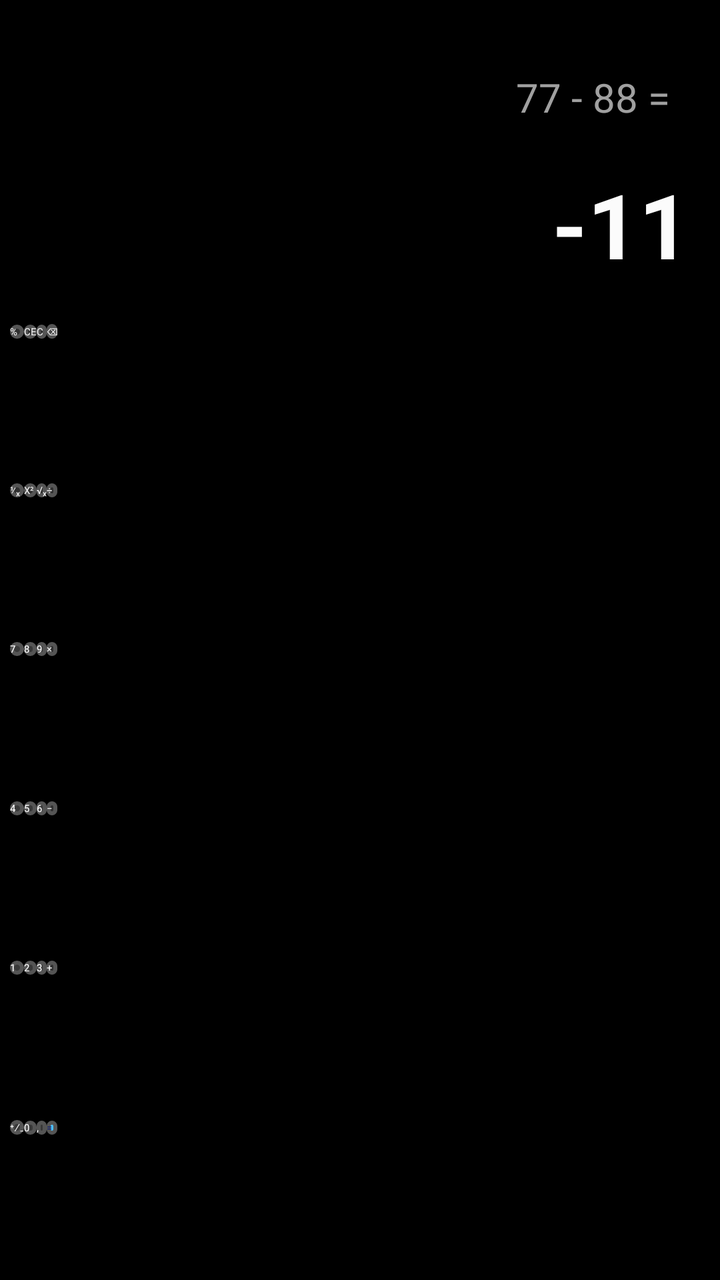
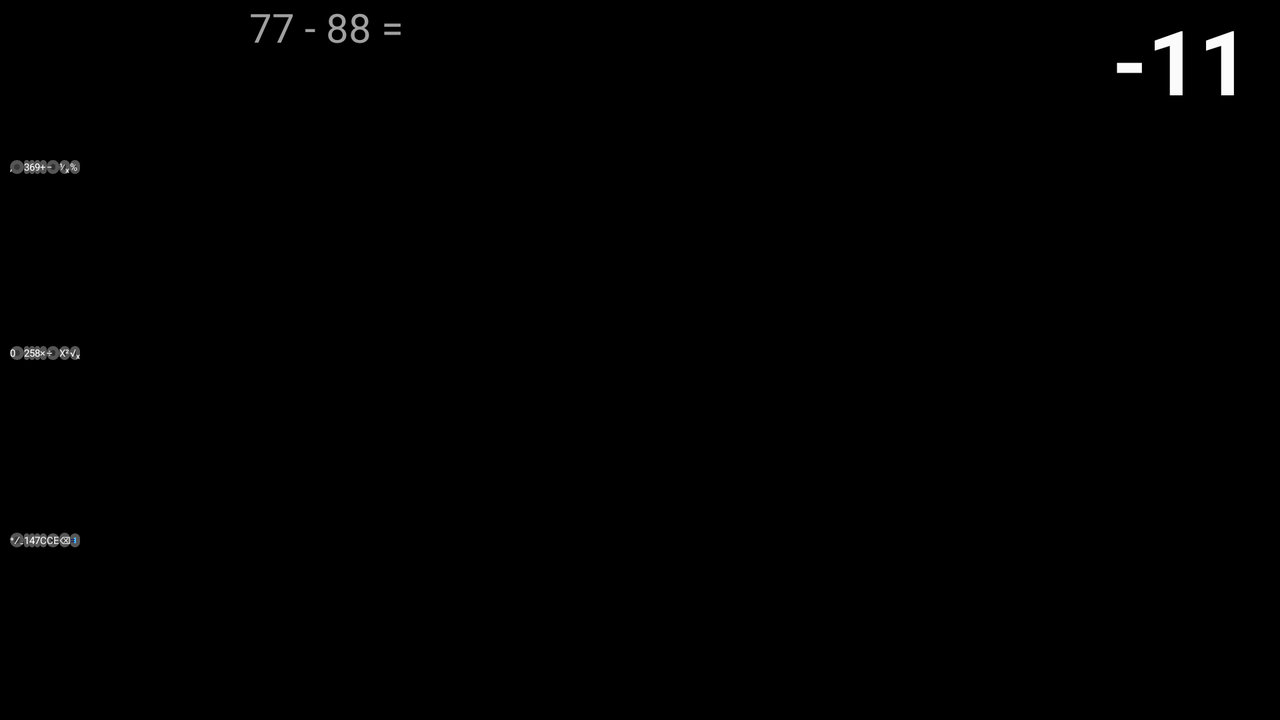

One screen, two layout resources from the same app: the default and the repository's alternative for another configuration. Each is rendered where Android would select it; the XML of both is given below.
<!-- AndroidManifest.xml: application theme Theme.FirstApp -->
<!-- res/layout/activity_calc.xml -->
<?xml version="1.0" encoding="utf-8"?>
<LinearLayout
xmlns:android="http://schemas.android.com/apk/res/android"
xmlns:app="http://schemas.android.com/apk/res-auto"
xmlns:tools="http://schemas.android.com/tools"
android:layout_width="match_parent"
android:layout_height="match_parent"
tools:context=".CalcActivity"
android:orientation="vertical"
android:background="@color/black">

    <TextView
        android:id="@+id/tvHistory"
        android:layout_width="match_parent"
        android:layout_height="wrap_content"
        android:gravity="end"
        android:layout_marginEnd="20dp"
        android:layout_marginTop="35dp"
        android:textSize="20sp"
        tools:text="77 - 88 = "
        android:textColor="@color/calc_history_text"/>

    <TextView
        android:id="@+id/tvResult"
        android:layout_width="match_parent"
        android:layout_height="wrap_content"
        android:gravity="end"
        android:layout_marginEnd="15dp"
        android:layout_marginTop="20dp"
        android:textSize="45sp"
        android:textStyle="bold"
        tools:text="-11"
        android:textColor="@color/calc_result_text"/>

    <TableLayout
        android:layout_width="match_parent"
        android:layout_height="match_parent"
        android:layout_marginHorizontal="5dp"
        android:layout_marginTop="20dp">

        <TableRow
            android:layout_width="match_parent"
            android:layout_height="match_parent"
            android:layout_weight="1">

            <Button
                android:id="@+id/btnPercent"
                style="@style/ButtonOperation"
                android:text="@string/btn_percent_text"/>
            <Button
                android:id="@+id/btnCE"
                style="@style/ButtonOperation"
                android:text="@string/btn_CE_text"/>
            <Button
                android:id="@+id/btnC"
                style="@style/ButtonOperation"
                android:text="@string/btn_C_text"/>
            <Button
                android:id="@+id/btnBackspace"
                style="@style/ButtonOperation"
                android:text="@string/btn_Backspace_text"/>
        </TableRow>

        <TableRow
            android:layout_width="match_parent"
            android:layout_height="match_parent"
            android:layout_weight="1">
            <Button
                android:id="@+id/btnDivideByOne"
                style="@style/ButtonOperation"
                android:text="@string/btn_divideByOne_text" />
            <Button
                android:id="@+id/btnSquare"
                style="@style/ButtonOperation"
                android:text="@string/btn_square_text"/>
            <Button
                android:id="@+id/btnSqrt"
                style="@style/ButtonOperation"
                android:text="@string/btn_sqrt_text"/>
            <Button
                android:id="@+id/btnDivide"
                style="@style/ButtonOperation"
                android:text="@string/btn_divide_text"/>
        </TableRow>

        <TableRow
            android:layout_width="match_parent"
            android:layout_height="match_parent"
            android:layout_weight="1">
            <Button
                android:id="@+id/btn7"
                style="@style/ButtonDigit"
                android:text="@string/btn_7_text"/>
            <Button
                android:id="@+id/btn8"
                style="@style/ButtonDigit"
                android:text="@string/btn_8_text"/>
            <Button
                android:id="@+id/btn9"
                style="@style/ButtonDigit"
                android:text="@string/btn_9_text"/>
            <Button
                android:id="@+id/btnMultiply"
                style="@style/ButtonOperation"
                android:text="@string/btn_multiply_text"/>
        </TableRow>

        <TableRow
            android:layout_width="match_parent"
            android:layout_height="match_parent"
            android:layout_weight="1">
            <Button
                android:id="@+id/btn4"
                style="@style/ButtonDigit"
                android:text="@string/btn_4_text"/>
            <Button
                android:id="@+id/btn5"
                style="@style/ButtonDigit"
                android:text="@string/btn_5_text"/>
            <Button
                android:id="@+id/btn6"
                style="@style/ButtonDigit"
                android:text="@string/btn_6_text"/>
            <Button
                android:id="@+id/btnMinus"
                style="@style/ButtonOperation"
                android:text="@string/btn_minus_text"/>
        </TableRow>

        <TableRow
            android:layout_width="match_parent"
            android:layout_height="match_parent"
            android:layout_weight="1">
            <Button
                android:id="@+id/btn1"
                style="@style/ButtonDigit"
                android:text="@string/btn_1_text"/>
            <Button
                android:id="@+id/btn2"
                style="@style/ButtonDigit"
                android:text="@string/btn_2_text"/>
            <Button
                android:id="@+id/btn3"
                style="@style/ButtonDigit"
                android:text="@string/btn_3_text"/>
            <Button
                android:id="@+id/btnPlus"
                style="@style/ButtonOperation"
                android:text="@string/btn_plus_text"/>
        </TableRow>

        <TableRow
            android:layout_width="match_parent"
            android:layout_height="match_parent"
            android:layout_weight="1">
            <Button
                android:id="@+id/btnNegate"
                style="@style/ButtonDigit"
                android:text="@string/btn_negate_text"/>
            <Button
                android:id="@+id/btn0"
                style="@style/ButtonDigit"
                android:text="@string/btn_0_text"/>
            <Button
                android:id="@+id/btnComa"
                style="@style/ButtonDigit"
                android:text="@string/btn_coma_text"/>

            <Button
                android:id="@+id/btnEqual"
                style="@style/ButtonEqual"
                android:text="@string/btn_equal_text"/>
        </TableRow>
    </TableLayout>
</LinearLayout>
<!-- resources referenced by this layout -->
<resources>
  <color name="black">#FF000000</color>
  <color name="calc_history_text">#A0A0A0</color>
  <color name="calc_result_text">#FBFBFB</color>
  <string name="btn_0_text">0</string>
  <string name="btn_1_text">1</string>
  <string name="btn_2_text">2</string>
  <string name="btn_3_text">3</string>
  <string name="btn_4_text">4</string>
  <string name="btn_5_text">5</string>
  <string name="btn_6_text">6</string>
  <string name="btn_7_text">7</string>
  <string name="btn_8_text">8</string>
  <string name="btn_9_text">9</string>
  <string name="btn_Backspace_text">\u232B</string>
  <string name="btn_CE_text">CE</string>
  <string name="btn_C_text">C</string>
  <string name="btn_coma_text">,</string>
  <string name="btn_divideByOne_text">\u215F\u2093</string>
  <string name="btn_divide_text">\u00F7</string>
  <string name="btn_equal_text">=</string>
  <string name="btn_minus_text">@string/minus_sign</string>
  <string name="btn_multiply_text">\u00D7</string>
  <string name="btn_negate_text">\u207A\u2215\u208B</string>
  <string name="btn_percent_text">%</string>
  <string name="btn_plus_text">\u002B</string>
  <string name="btn_sqrt_text">\u221A\u2093</string>
  <string name="btn_square_text">X\u00B2</string>
  <style name="ButtonDigit" parent="ButtonBase">
          <item name="android:background">@drawable/calc_digit_shape</item>
          <item name="android:textColor">@color/calc_digit_text</item>
      </style>
  <style name="ButtonEqual" parent="ButtonBase">
          <item name="android:background">@drawable/calc_equal_shape</item>
          <item name="android:textColor">@color/calc_equal_text</item>
      </style>
  <style name="ButtonOperation" parent="ButtonBase">
          <item name="android:background">@drawable/calc_btn_shape</item>
          <item name="android:textColor">@color/calc_btn_text</item>
      </style>
  <style name="ButtonBase" parent="TextAppearance.AppCompat">
          <item name="android:background">@drawable/calc_btn_shape</item>
          <item name="android:layout_weight">1</item>
          <item name="android:layout_width">0dp</item>
          <item name="android:layout_margin">4dp</item>
          <item name="android:layout_height">match_parent</item>
          <item name="android:textSize">24sp</item>
          <item name="android:textColor">@color/calc_btn_text</item>
          <item name="backgroundTint">@null</item>
      </style>
  <!-- drawable calc_digit_shape (drawable) -->
  <?xml version="1.0" encoding="utf-8"?>
  <shape xmlns:android="http://schemas.android.com/apk/res/android"
      android:shape="rectangle">
  
      <corners
          android:radius="10dp"/>
      <stroke
          android:width="2dp"
          android:color="@color/calc_btn_stroke"/>
      <solid
          android:color="@color/calc_btn_digit"/>
  </shape>
  <color name="calc_digit_text">#FFFEFEFE</color>
  <!-- drawable calc_equal_shape (drawable) -->
  <?xml version="1.0" encoding="utf-8"?>
  <shape xmlns:android="http://schemas.android.com/apk/res/android"
      android:shape="rectangle">
  
      <corners
          android:radius="10dp"/>
      <stroke
          android:width="2dp"
          android:color="@color/calc_btn_stroke"/>
      <solid
          android:color="@color/calc_btn_equal"/>
  </shape>
  <color name="calc_equal_text">#091977</color>
  <!-- drawable calc_btn_shape (drawable) -->
  <?xml version="1.0" encoding="utf-8"?>
  <shape xmlns:android="http://schemas.android.com/apk/res/android"
      android:shape="rectangle">
  
      <corners
          android:radius="10dp"/>
      <stroke
          android:width="2dp"
          android:color="@color/calc_btn_stroke"/>
      <solid
          android:color="@color/calc_btn_operation"/>
  </shape>
  <color name="calc_btn_text">#FFF0F0F0</color>
  <color name="calc_btn_stroke">#FF555555</color>
  <color name="calc_btn_digit">#383838</color>
  <color name="calc_btn_equal">#4CC1FE</color>
  <color name="calc_btn_operation">#2F2F2F</color>
</resources>
<!-- res/layout-land/activity_calc.xml (the repository's variant of the layout above) -->
<!-- drawn on the phone turned sideways -->
<?xml version="1.0" encoding="utf-8"?>
<LinearLayout
xmlns:android="http://schemas.android.com/apk/res/android"
xmlns:app="http://schemas.android.com/apk/res-auto"
xmlns:tools="http://schemas.android.com/tools"
android:layout_width="match_parent"
android:layout_height="match_parent"
tools:context=".CalcActivity"
android:orientation="vertical"
android:background="@color/black">

    <LinearLayout
        android:layout_width="match_parent"
        android:layout_height="wrap_content"
        android:orientation="horizontal">

        <TextView
            android:id="@+id/tvHistory"
            android:layout_width="0dp"
            android:layout_height="wrap_content"
            android:layout_gravity="clip_vertical"
            android:layout_marginTop="10dp"
            android:layout_marginEnd="20dp"
            android:layout_weight="1"
            android:gravity="end"
            android:textColor="@color/calc_history_text"
            android:textSize="20sp"
            tools:text="77 - 88 =" />

        <TextView
            android:id="@+id/tvResult"
            android:layout_width="0dp"
            android:layout_height="wrap_content"
            android:layout_marginEnd="15dp"
            android:layout_weight="2"
            android:gravity="end"
            android:textColor="@color/calc_result_text"
            android:textSize="45sp"
            android:textStyle="bold"
            tools:text="-11" />
    </LinearLayout>

    <TableLayout
        android:layout_width="match_parent"
        android:layout_height="match_parent"
        android:layout_marginHorizontal="5dp"
        android:layout_marginTop="20dp">

        <TableRow
            android:layout_width="match_parent"
            android:layout_height="match_parent"
            android:layout_weight="1">
            <Button
                android:id="@+id/btnComa"
                style="@style/ButtonDigit"
                android:text="@string/btn_coma_text"/>
            <Button
                android:id="@+id/btn3"
                style="@style/ButtonDigit"
                android:text="@string/btn_3_text"/>
            <Button
                android:id="@+id/btn6"
                style="@style/ButtonDigit"
                android:text="@string/btn_6_text"/>

            <Button
                android:id="@+id/btn9"
                style="@style/ButtonDigit"
                android:text="@string/btn_9_text"/>
            <Button
                android:id="@+id/btnPlus"
                style="@style/ButtonOperation"
                android:text="@string/btn_plus_text"/>
            <Button
                android:id="@+id/btnMinus"
                style="@style/ButtonOperation"
                android:text="@string/btn_minus_text"/>

            <Button
                android:id="@+id/btnDivideByOne"
                style="@style/ButtonOperation"
                android:text="@string/btn_divideByOne_text" />
            <Button
                android:id="@+id/btnPercent"
                style="@style/ButtonOperation"
                android:text="@string/btn_percent_text"/>
        </TableRow>

        <TableRow
            android:layout_width="match_parent"
            android:layout_height="match_parent"
            android:layout_weight="1">
            <Button
                android:id="@+id/btn0"
                style="@style/ButtonDigit"
                android:text="@string/btn_0_text"/>
            <Button
                android:id="@+id/btn2"
                style="@style/ButtonDigit"
                android:text="@string/btn_2_text"/>
            <Button
                android:id="@+id/btn5"
                style="@style/ButtonDigit"
                android:text="@string/btn_5_text"/>
            <Button
                android:id="@+id/btn8"
                style="@style/ButtonDigit"
                android:text="@string/btn_8_text"/>
            <Button
                android:id="@+id/btnMultiply"
                style="@style/ButtonOperation"
                android:text="@string/btn_multiply_text"/>
            <Button
                android:id="@+id/btnDivide"
                style="@style/ButtonOperation"
                android:text="@string/btn_divide_text"/>
            <Button
                android:id="@+id/btnSquare"
                style="@style/ButtonOperation"
                android:text="@string/btn_square_text"/>
            <Button
                android:id="@+id/btnSqrt"
                style="@style/ButtonOperation"
                android:text="@string/btn_sqrt_text"/>
        </TableRow>

        <TableRow
            android:layout_width="match_parent"
            android:layout_height="match_parent"
            android:layout_weight="1">
            <Button
                android:id="@+id/btnNegate"
                style="@style/ButtonDigit"
                android:text="@string/btn_negate_text"/>
            <Button
                android:id="@+id/btn1"
                style="@style/ButtonDigit"
                android:text="@string/btn_1_text"/>
            <Button
                android:id="@+id/btn4"
                style="@style/ButtonDigit"
                android:text="@string/btn_4_text"/>
            <Button
                android:id="@+id/btn7"
                style="@style/ButtonDigit"
                android:text="@string/btn_7_text"/>
            <Button
                android:id="@+id/btnC"
                style="@style/ButtonOperation"
                android:text="@string/btn_C_text"/>
            <Button
                android:id="@+id/btnCE"
                style="@style/ButtonOperation"
                android:text="@string/btn_CE_text"/>
            <Button
                android:id="@+id/btnBackspace"
                style="@style/ButtonOperation"
                android:text="@string/btn_Backspace_text"/>
            <Button
                android:id="@+id/btnEqual"
                style="@style/ButtonEqual"
                android:text="@string/btn_equal_text"/>
        </TableRow>
    </TableLayout>
</LinearLayout>
